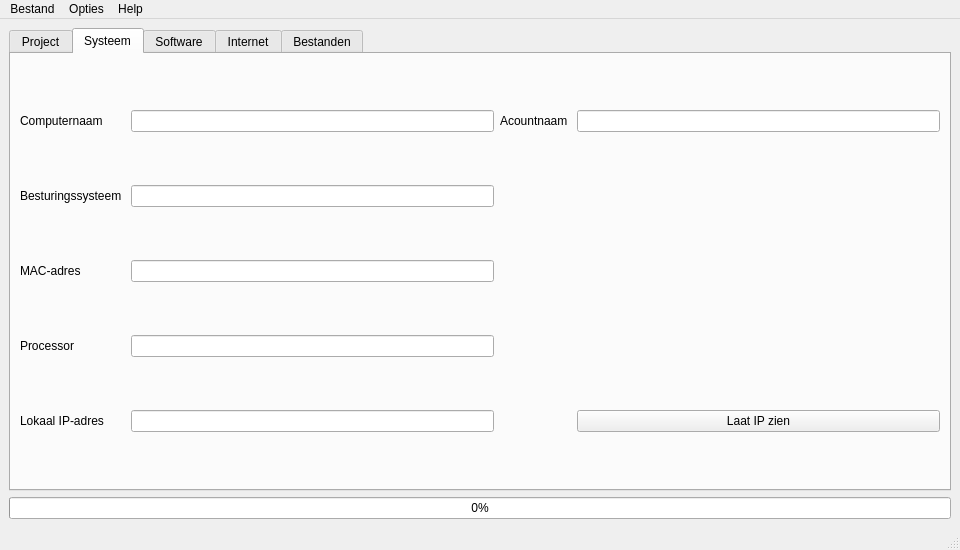
<?xml version="1.0" encoding="UTF-8"?>
<ui version="4.0">
 <class>MainWindow</class>
 <widget class="QMainWindow" name="MainWindow">
  <property name="windowModality">
   <enum>Qt::NonModal</enum>
  </property>
  <property name="enabled">
   <bool>true</bool>
  </property>
  <property name="geometry">
   <rect>
    <x>0</x>
    <y>0</y>
    <width>960</width>
    <height>550</height>
   </rect>
  </property>
  <property name="minimumSize">
   <size>
    <width>960</width>
    <height>0</height>
   </size>
  </property>
  <property name="windowTitle">
   <string>THRAM - The Ultimate Triage Solution</string>
  </property>
  <property name="windowIcon">
   <iconset>
    <normaloff>../Logo/THRAM_Logo_Geen_Tekst.PNG</normaloff>../Logo/THRAM_Logo_Geen_Tekst.PNG</iconset>
  </property>
  <widget class="QWidget" name="centralwidget">
   <property name="enabled">
    <bool>true</bool>
   </property>
   <layout class="QVBoxLayout" name="verticalLayout">
    <item>
     <widget class="QTabWidget" name="tab_Menu">
      <property name="enabled">
       <bool>true</bool>
      </property>
      <property name="contextMenuPolicy">
       <enum>Qt::NoContextMenu</enum>
      </property>
      <property name="currentIndex">
       <number>1</number>
      </property>
      <widget class="QWidget" name="tab_Project">
       <attribute name="title">
        <string>Project</string>
       </attribute>
       <layout class="QGridLayout" name="gridLayout_6">
        <item row="0" column="0">
         <widget class="QPushButton" name="btn_Test">
          <property name="text">
           <string>Test mijn functie</string>
          </property>
         </widget>
        </item>
        <item row="1" column="0">
         <widget class="QPushButton" name="btn_Progressbar">
          <property name="text">
           <string>Start</string>
          </property>
         </widget>
        </item>
       </layout>
      </widget>
      <widget class="QWidget" name="tab_System">
       <attribute name="title">
        <string>Systeem</string>
       </attribute>
       <layout class="QGridLayout" name="gridLayout_3">
        <item row="3" column="0">
         <widget class="QLabel" name="proces_label">
          <property name="text">
           <string>Processor</string>
          </property>
         </widget>
        </item>
        <item row="1" column="0">
         <widget class="QLabel" name="os_label">
          <property name="text">
           <string>Besturingssysteem </string>
          </property>
         </widget>
        </item>
        <item row="4" column="1">
         <widget class="QLineEdit" name="localip_lineEdit"/>
        </item>
        <item row="3" column="1">
         <widget class="QLineEdit" name="proces_lineEdit"/>
        </item>
        <item row="2" column="0">
         <widget class="QLabel" name="mac_label">
          <property name="text">
           <string>MAC-adres</string>
          </property>
         </widget>
        </item>
        <item row="0" column="1">
         <widget class="QLineEdit" name="compname_lineEdit"/>
        </item>
        <item row="0" column="2">
         <widget class="QLabel" name="accname_label">
          <property name="text">
           <string>Acountnaam </string>
          </property>
         </widget>
        </item>
        <item row="0" column="0">
         <widget class="QLabel" name="compname_label">
          <property name="text">
           <string>Computernaam </string>
          </property>
         </widget>
        </item>
        <item row="2" column="1">
         <widget class="QLineEdit" name="mac_lineEdit"/>
        </item>
        <item row="0" column="3">
         <widget class="QLineEdit" name="accname_lineEdit"/>
        </item>
        <item row="1" column="1">
         <widget class="QLineEdit" name="os_lineEdit"/>
        </item>
        <item row="4" column="0">
         <widget class="QLabel" name="localip_label">
          <property name="text">
           <string>Lokaal IP-adres</string>
          </property>
         </widget>
        </item>
        <item row="4" column="3">
         <widget class="QPushButton" name="showip_Button">
          <property name="text">
           <string>Laat IP zien</string>
          </property>
         </widget>
        </item>
       </layout>
      </widget>
      <widget class="QWidget" name="tab_Software">
       <attribute name="title">
        <string>Software</string>
       </attribute>
       <layout class="QGridLayout" name="gridLayout">
        <item row="0" column="0">
         <widget class="QPushButton" name="btn_Processen">
          <property name="text">
           <string>Processen</string>
          </property>
         </widget>
        </item>
        <item row="0" column="1">
         <widget class="QPushButton" name="btn_Services">
          <property name="text">
           <string>Services</string>
          </property>
         </widget>
        </item>
        <item row="0" column="2">
         <widget class="QPushButton" name="btn_Software">
          <property name="text">
           <string>Software</string>
          </property>
         </widget>
        </item>
        <item row="0" column="3">
         <widget class="QPushButton" name="btn_Cloud">
          <property name="text">
           <string>Cloud</string>
          </property>
         </widget>
        </item>
        <item row="1" column="0" colspan="4">
         <widget class="QTreeWidget" name="treew_Software">
          <property name="alternatingRowColors">
           <bool>false</bool>
          </property>
          <column>
           <property name="text">
            <string/>
           </property>
          </column>
          <column>
           <property name="text">
            <string/>
           </property>
          </column>
          <column>
           <property name="text">
            <string/>
           </property>
          </column>
          <column>
           <property name="text">
            <string/>
           </property>
          </column>
          <column>
           <property name="text">
            <string/>
           </property>
          </column>
          <column>
           <property name="text">
            <string/>
           </property>
          </column>
          <column>
           <property name="text">
            <string/>
           </property>
          </column>
          <column>
           <property name="text">
            <string/>
           </property>
          </column>
         </widget>
        </item>
       </layout>
      </widget>
      <widget class="QWidget" name="tab_Internet">
       <attribute name="title">
        <string>Internet</string>
       </attribute>
       <layout class="QGridLayout" name="gridLayout_5">
        <item row="2" column="0">
         <widget class="QCheckBox" name="chk_Mozilla_FireFox">
          <property name="text">
           <string>Mozilla FireFox</string>
          </property>
         </widget>
        </item>
        <item row="6" column="0">
         <widget class="QPushButton" name="btn_Load_Internet_History">
          <property name="text">
           <string>Load data</string>
          </property>
         </widget>
        </item>
        <item row="0" column="4">
         <widget class="QLabel" name="lbl_Search_Internet_History">
          <property name="text">
           <string>Zoeken</string>
          </property>
         </widget>
        </item>
        <item row="1" column="4">
         <widget class="QCheckBox" name="chk_Internet_History_Search_Capital_Letter">
          <property name="text">
           <string>Hoofdletter gevoelig</string>
          </property>
         </widget>
        </item>
        <item row="1" column="3">
         <widget class="QLabel" name="lbl_Internet_History_Amount">
          <property name="text">
           <string>Aantal:</string>
          </property>
         </widget>
        </item>
        <item row="1" column="0">
         <widget class="QCheckBox" name="chk_Internet_Explorer">
          <property name="text">
           <string>Internet Explorer</string>
          </property>
         </widget>
        </item>
        <item row="6" column="3">
         <widget class="QPushButton" name="btn_Show_Internet_History">
          <property name="text">
           <string>Internetgeschiedenis tonen</string>
          </property>
         </widget>
        </item>
        <item row="6" column="4">
         <widget class="QPushButton" name="btn_Search_Internet_History">
          <property name="text">
           <string>Zoeken</string>
          </property>
         </widget>
        </item>
        <item row="0" column="3">
         <widget class="QLabel" name="lbl_Internet_History_Most_Visited">
          <property name="text">
           <string>Meest bezocht</string>
          </property>
         </widget>
        </item>
        <item row="0" column="0">
         <widget class="QLabel" name="lbl_Browsers">
          <property name="minimumSize">
           <size>
            <width>298</width>
            <height>0</height>
           </size>
          </property>
          <property name="text">
           <string>Browsers</string>
          </property>
         </widget>
        </item>
        <item row="2" column="4">
         <widget class="QLineEdit" name="txt_Internet_History_Search"/>
        </item>
        <item row="7" column="0" colspan="5">
         <widget class="QTreeWidget" name="browserTreeWidget">
          <column>
           <property name="text">
            <string>Browser</string>
           </property>
          </column>
          <column>
           <property name="text">
            <string>Titel</string>
           </property>
          </column>
          <column>
           <property name="text">
            <string>Aantal keer</string>
           </property>
          </column>
          <column>
           <property name="text">
            <string>Laatst bezocht</string>
           </property>
          </column>
          <column>
           <property name="text">
            <string>URL</string>
           </property>
          </column>
         </widget>
        </item>
        <item row="3" column="0">
         <widget class="QCheckBox" name="chk_Google_Chrome">
          <property name="text">
           <string>Google Chrome</string>
          </property>
         </widget>
        </item>
        <item row="2" column="3">
         <widget class="QLineEdit" name="txt_Internet_History_Amount"/>
        </item>
       </layout>
      </widget>
      <widget class="QWidget" name="tab_Files">
       <attribute name="title">
        <string>Bestanden</string>
       </attribute>
       <layout class="QGridLayout" name="gridLayout_7">
        <item row="5" column="0">
         <widget class="QLineEdit" name="txt_Live_Search"/>
        </item>
        <item row="6" column="0">
         <widget class="QPushButton" name="btn_Hash">
          <property name="enabled">
           <bool>false</bool>
          </property>
          <property name="text">
           <string>Geef een externe doelmap op:</string>
          </property>
         </widget>
        </item>
        <item row="7" column="0">
         <widget class="QTreeWidget" name="treew_Bestanden">
          <property name="enabled">
           <bool>true</bool>
          </property>
          <property name="autoFillBackground">
           <bool>false</bool>
          </property>
          <property name="autoScroll">
           <bool>true</bool>
          </property>
          <property name="tabKeyNavigation">
           <bool>false</bool>
          </property>
          <property name="alternatingRowColors">
           <bool>true</bool>
          </property>
          <attribute name="headerCascadingSectionResizes">
           <bool>true</bool>
          </attribute>
          <attribute name="headerDefaultSectionSize">
           <number>100</number>
          </attribute>
          <attribute name="headerHighlightSections">
           <bool>true</bool>
          </attribute>
          <attribute name="headerShowSortIndicator" stdset="0">
           <bool>true</bool>
          </attribute>
          <column>
           <property name="text">
            <string>Bestand</string>
           </property>
          </column>
          <column>
           <property name="text">
            <string>Locatie</string>
           </property>
          </column>
          <column>
           <property name="text">
            <string>Hashvorm</string>
           </property>
          </column>
          <column>
           <property name="text">
            <string>Hashwaarde</string>
           </property>
          </column>
          <column>
           <property name="text">
            <string>Bestandsgrootte in kb</string>
           </property>
          </column>
          <column>
           <property name="text">
            <string>Aangepast op</string>
           </property>
          </column>
          <column>
           <property name="text">
            <string>Laatst geopend op</string>
           </property>
          </column>
          <column>
           <property name="text">
            <string>Aangemaakt op</string>
           </property>
          </column>
         </widget>
        </item>
        <item row="1" column="0">
         <widget class="QPushButton" name="btn_Search_From">
          <property name="text">
           <string>Geef een hoofdmap op:</string>
          </property>
          <property name="checkable">
           <bool>false</bool>
          </property>
         </widget>
        </item>
        <item row="2" column="0">
         <widget class="QLabel" name="info_Search_From">
          <property name="text">
           <string>U zoekt vanaf:</string>
          </property>
         </widget>
        </item>
        <item row="4" column="0">
         <widget class="QLabel" name="lbl_Live_Search">
          <property name="text">
           <string>Zoeken naar:</string>
          </property>
         </widget>
        </item>
        <item row="3" column="0">
         <widget class="QLineEdit" name="show_Search_From">
          <property name="enabled">
           <bool>false</bool>
          </property>
         </widget>
        </item>
       </layout>
      </widget>
     </widget>
    </item>
    <item>
     <widget class="QProgressBar" name="progressBar">
      <property name="mouseTracking">
       <bool>false</bool>
      </property>
      <property name="value">
       <number>0</number>
      </property>
     </widget>
    </item>
   </layout>
  </widget>
  <widget class="QMenuBar" name="menubar">
   <property name="geometry">
    <rect>
     <x>0</x>
     <y>0</y>
     <width>960</width>
     <height>21</height>
    </rect>
   </property>
   <widget class="QMenu" name="menuBestand">
    <property name="title">
     <string>Bestand</string>
    </property>
    <addaction name="actionNieuw"/>
    <addaction name="actionOpen"/>
    <addaction name="actionOpslaan"/>
   </widget>
   <widget class="QMenu" name="menuOpties">
    <property name="title">
     <string>Opties</string>
    </property>
    <addaction name="actionFuncties"/>
   </widget>
   <widget class="QMenu" name="menuHelp">
    <property name="title">
     <string>Help</string>
    </property>
    <addaction name="actionInfo"/>
    <addaction name="actionTechnical_manual"/>
    <addaction name="actionOver"/>
   </widget>
   <addaction name="menuBestand"/>
   <addaction name="menuOpties"/>
   <addaction name="menuHelp"/>
  </widget>
  <widget class="QStatusBar" name="statusbar">
   <property name="enabled">
    <bool>true</bool>
   </property>
  </widget>
  <action name="actionNieuw">
   <property name="text">
    <string>Nieuw...</string>
   </property>
  </action>
  <action name="actionOpen">
   <property name="text">
    <string>Open...</string>
   </property>
  </action>
  <action name="actionOpslaan">
   <property name="text">
    <string>Opslaan...</string>
   </property>
  </action>
  <action name="actionFuncties">
   <property name="text">
    <string>Functies</string>
   </property>
  </action>
  <action name="actionInfo">
   <property name="text">
    <string>Gebruikershandleiding</string>
   </property>
  </action>
  <action name="actionTechnical_manual">
   <property name="text">
    <string>Technische handleiding</string>
   </property>
  </action>
  <action name="actionOver">
   <property name="text">
    <string>Over</string>
   </property>
  </action>
 </widget>
 <resources/>
 <connections/>
</ui>
